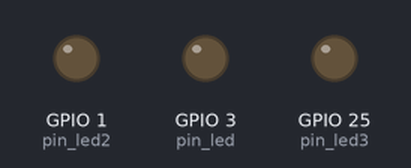
The program below on a simulated ESP32 board running MicroPython. Parts: output pins drawn as LEDs (lit = HIGH).

Above: at 0.12 s.
At 0.37 s:
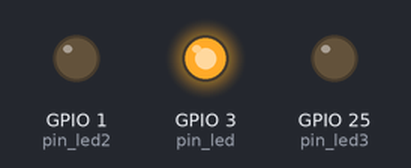
At 0.62 s:
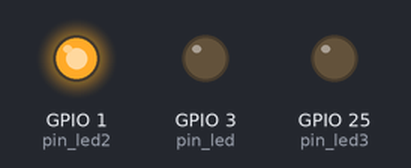
At 1.37 s:
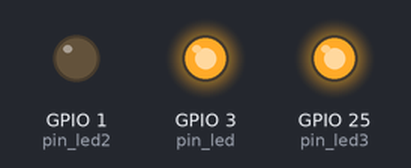
At 1.87 s:
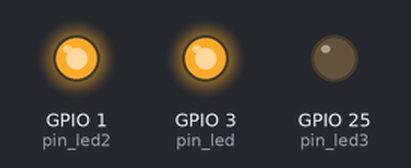
At 2.87 s:
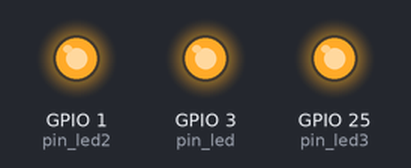
Timing chart, 0 to 3.4 s (numbered marks = the images above):
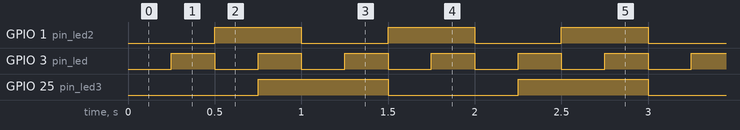

Measured:
- by itself, GPIO 1 (pin_led2): alternates HIGH for 0.50 s and LOW for 0.50 s
- by itself, GPIO 3 (pin_led): alternates HIGH for 0.25 s and LOW for 0.25 s
- by itself, GPIO 25 (pin_led3): alternates HIGH for 0.75 s and LOW for 0.75 s

The program:

timers.py
```python
from machine import Pin, Timer

def interruption_handler(timer):
    pin_led.value(not pin_led.value())

def interruption_handler1(timer):
    pin_led2.value(not pin_led2.value())

def interruption_handler2(timer):
    pin_led3.value(not pin_led3.value())


#create an object for on-board LED
pin_led = Pin(3, mode=Pin.OUT)
pin_led2 = Pin(1, mode=Pin.OUT)
pin_led3 = Pin(25, mode=Pin.OUT)

timer0 = Timer(0) # Between 0-3 for ESP32
timer1=  Timer(1)
timer2=  Timer(2)

timer0.init(mode=Timer.PERIODIC, period=250, callback=interruption_handler)
timer1.init(mode=Timer.PERIODIC, period=500, callback=interruption_handler1)
timer2.init(mode=Timer.PERIODIC, period=750, callback=interruption_handler2)
#timer0.init(mode=Timer.PERIODIC, freq=2, callback=interruption_handler)
```
